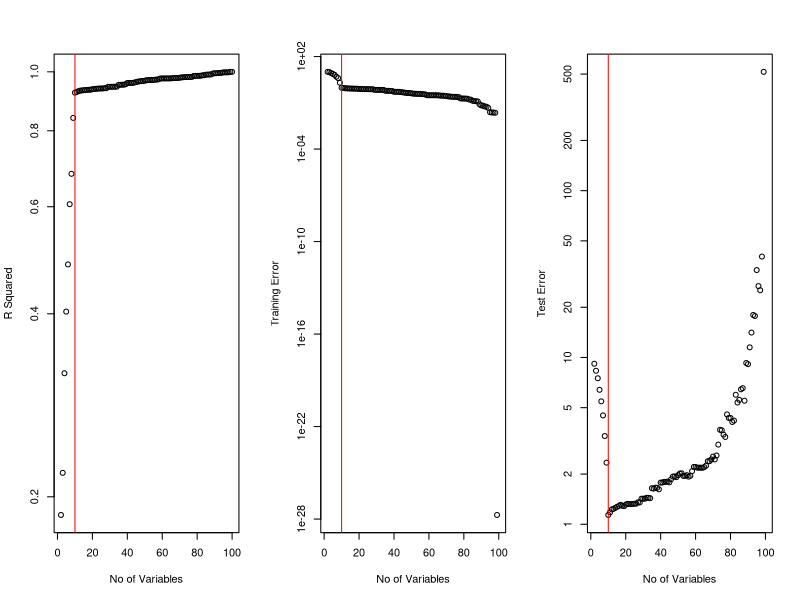
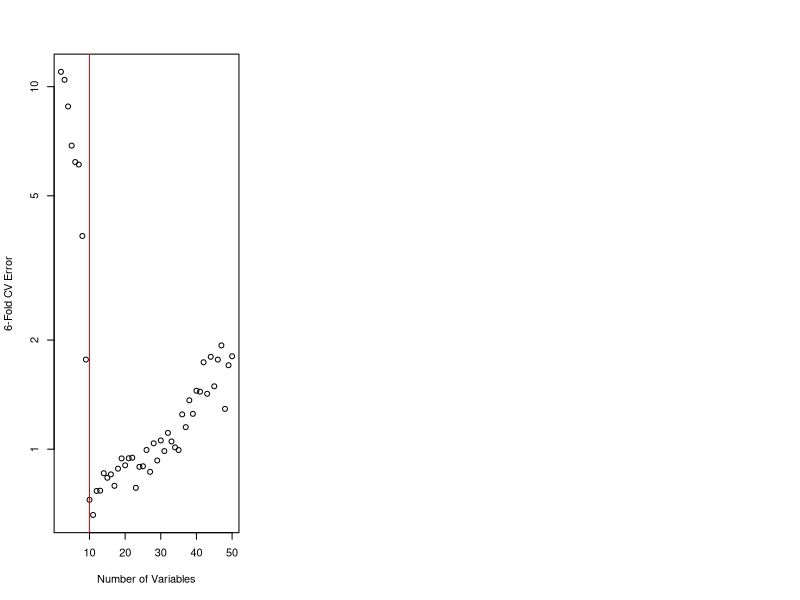

The R script that drew these images, in order:
##
## First R example
##
set.seed(1)
xtr <- matrix(rnorm(100*100),ncol=100)
xte <- matrix(rnorm(100000*100),ncol=100)
beta <- c(rep(1,10),rep(0,90))
ytr <- xtr%*%beta + rnorm(100)
yte <- xte%*%beta + rnorm(100000)
rsq <- trainerr <- testerr <- NULL
for(i in 2:100){
  mod <- lm(ytr~xtr[,1:i])
  rsq <- c(rsq,summary(mod)$r.squared)
  beta <- mod$coef[-1]
  intercept <- mod$coef[1]
  trainerr <- c(trainerr, mean((xtr[,1:i]%*%beta+intercept - ytr)^2))
  testerr <- c(testerr, mean((xte[,1:i]%*%beta+intercept - yte)^2))
}
par(mfrow=c(1,3))
plot(2:100,rsq,xlab='No of Variables',ylab="R Squared",log="y")
abline(v=10,col="red")
plot(2:100,trainerr,xlab='No of Variables',ylab="Training Error",log="y")
abline(v=10,col="red")
plot(2:100,testerr,xlab='No of Variables',ylab="Test Error",log="y")
abline(v=10,col="red")


##
## Second R example
##
library(boot)
set.seed(1)
xtr <- matrix(rnorm(100*100),ncol=100)
beta <- c(rep(1,10),rep(0,90))
ytr <- xtr%*%beta + rnorm(100)
cv.err <- NULL
for(i in 2:50){
  dat <- data.frame(x=xtr[,1:i],y=ytr)
  mod <- glm(y~.,data=dat)
  cv.err <- c(cv.err, cv.glm(dat,mod,K=6)$delta[1])
}
plot(2:50, cv.err, xlab="Number of Variables",
     ylab="6-Fold CV Error", log="y")
abline(v=10, col="red")
